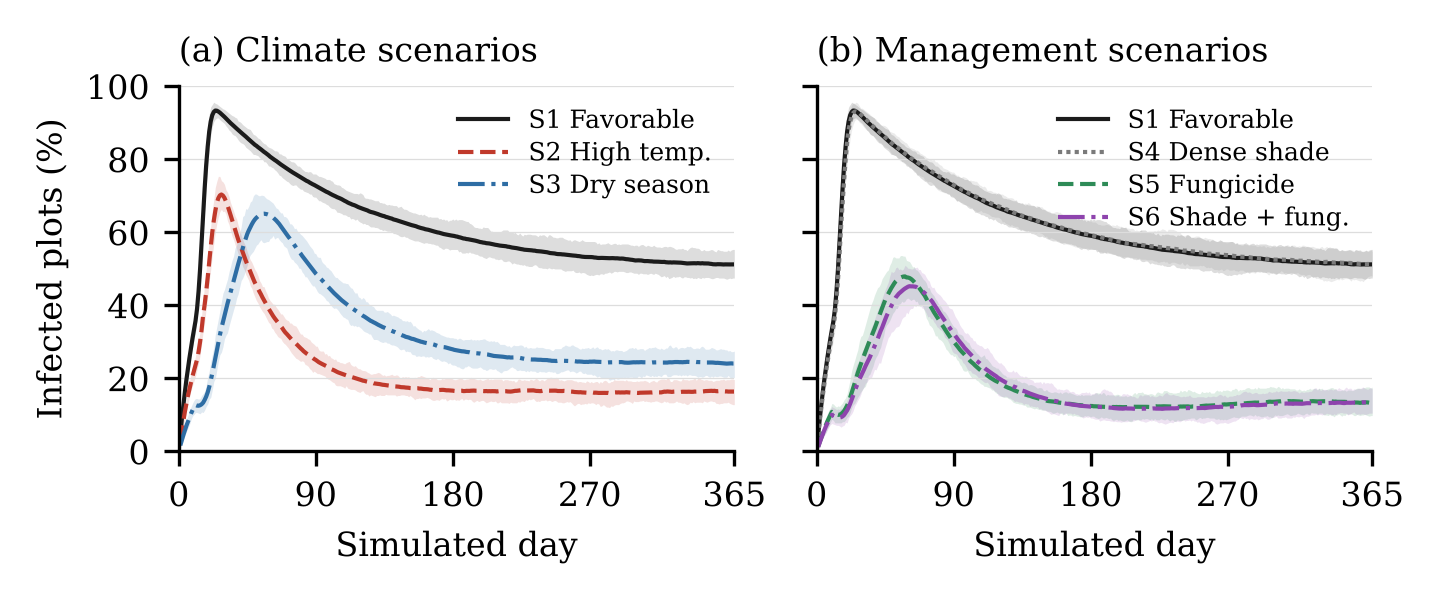

Generate this figure with Python:
import json, matplotlib
matplotlib.use('Agg')
import matplotlib.pyplot as plt
plt.rcParams.update({'font.family':'serif','font.size':8,'axes.spines.top':False,'axes.spines.right':False})
d=json.load(open('series.json')); x=range(1,366)
fig,axs=plt.subplots(1,2,figsize=(4.8,2.0),sharey=True,dpi=300)
sty={'S1 Favorable':('#1b1b1b','-','S1 Favorable'),'S2 High temperature':('#c0392b','--','S2 High temp.'),'S3 Dry season':('#2e6da4','-.','S3 Dry season'),
     'S4 Dense shade':('#7a7a7a',(0,(1,1)),'S4 Dense shade'),'S5 Fungicide':('#2e8b57','--','S5 Fungicide'),'S6 Dense shade + fungicide':('#8e44ad','-.','S6 Shade + fung.')}
groups=[('(a) Climate scenarios',['S1 Favorable','S2 High temperature','S3 Dry season'],dict(loc='upper right')),('(b) Management scenarios',['S1 Favorable','S4 Dense shade','S5 Fungicide','S6 Dense shade + fungicide'],dict(loc='upper right'))]
for ax,(t,ks,lk) in zip(axs,groups):
    for k in ks:
        c,ls,lab=sty[k]; ax.fill_between(x,d[k]['lo'],d[k]['hi'],color=c,alpha=.15,lw=0); ax.plot(x,d[k]['mean'],color=c,ls=ls,lw=1,label=lab)
    ax.set_title(t,fontsize=8,loc='left'); ax.set_xlabel('Simulated day'); ax.set_xlim(0,365); ax.set_ylim(0,100); ax.set_xticks([0,90,180,270,365])
    ax.legend(frameon=False,fontsize=6,labelspacing=0.3,**lk); ax.grid(axis='y',lw=.3,color='#ddd')
axs[0].set_ylabel('Infected plots (%)')
fig.tight_layout(); fig.savefig('fig4.png',dpi=300)
